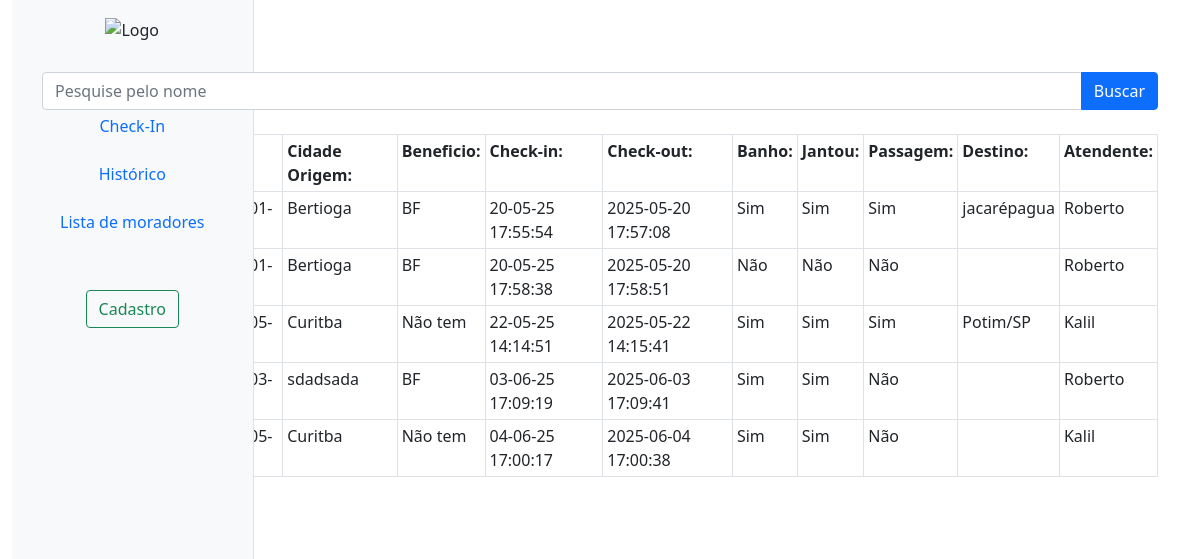
Screenshot of /checarlista.php with the database file from the repository.
### tables this page shows
CREATE TABLE hospedagens(
    id INTEGER PRIMARY KEY AUTOINCREMENT,
    morador_id INTEGER,
    data_checkin TEXT,
    data_checkout TEXT,
    jantou TEXT,
    banho TEXT,
    passagem TEXT,
    destino TEXT,
    atendente TEXT,
    FOREIGN KEY (morador_id) REFERENCES moradores(id)
    );

CREATE TABLE moradores(
    id INTEGER PRIMARY KEY AUTOINCREMENT,
    nome TEXT NOT NULL,
    data_nasc TEXT NOT NULL,
    rg TEXT NOT NULL,
    cpf TEXT NOT NULL,
    cidade_origem TEXT NOT NULL,
    beneficio TEXT NOT NULL
    );

### checarlista.php (the view, shortened to what this page needs)
<?php
require 'Formularios/processo.php';
$pesquisa = $_GET['nome'] ?? '';
if($pesquisa){
  $stmt = $db->prepare("SELECT h.id AS hospedagens, h.banho, h.jantou, h.passagem, h.destino, h.atendente,
m.id AS morador_id, m.nome, m.data_nasc, m.rg, m.cpf, m.cidade_origem, m.beneficio, h.data_checkin, h.data_checkout
FROM moradores m
JOIN hospedagens h on m.id = h.morador_id
WHERE h.data_checkout IS NOT NULL and m.nome LIKE ?");
  $stmt->execute(["%$pesquisa%"]);
}
else{
$stmt = $db->prepare("SELECT h.id AS hospedagens, h.banho, h.jantou, h.passagem, h.destino, h.atendente,
m.id AS morador_id, m.nome, m.data_nasc, m.rg, m.cpf, m.cidade_origem, m.beneficio, h.data_checkin, h.data_checkout
FROM moradores m
JOIN hospedagens h on m.id = h.morador_id
WHERE h.data_checkout IS NOT NULL");
$stmt->execute();
}
$moradores = $stmt->fetchAll(PDO::FETCH_ASSOC);
?>
<!DOCTYPE html>
<html lang="pt-br">
    <head>
        <link href="https://cdn.jsdelivr.net/npm/bootstrap@5.0.2/dist/css/bootstrap.min.css" rel="stylesheet">
    </head>
    <body>
      <div class="container-fluid">
    <nav class="col-md d-none d-md-block bg-light sidebar vh-100 position-fixed border-end">
      <div class="position-sticky pt-3">
        <ul class="nav flex-column text-center">
          <li class="mb-3">
            <img src="https://www.aparecida.sp.gov.br/img/logo_rodape.png" class="img-fluid px-3" alt="Logo">
          </li>
        <li class="nav-item"><a href="index.html" class="nav-link px-2 mb-2 text-secondary">Home</a></li>
          <li class="nav-item"><a href="lista.php" class="nav-link px-2 mb-2">Check-In</a></li>
          <li class="nav-item"><a href="checarlista.php" class="nav-link px-2 mb-2">Histórico</a></li>
          <li class="nav-item"><a href="fazcheckin.php" class="nav-link px-5 mb-5">Lista de moradores</a></li>
          <li class="nav-item"><a href="cadmorador.html" class="btn btn-outline-success mb-5">Cadastro</a></li>
        </ul>
      </div>
      </nav>
      <div>
        <div class="container pt-3">
        <h1>Histórico</h1>
        <form method="get" action="">
          <div class="input-group">
          <input type="text" class="form-control" placeholder="Pesquise pelo nome" name="nome" value=<?php echo htmlspecialchars($pesquisa);?>>
          <button class="btn btn-primary" type="submit">Buscar</button>
          </div>
        </form><br>
        <?php if (count($moradores) > 0): ?>
        <table class="table table-bordered table-sm table-responsive">
            <tr>
                <th>Nome:</th>
                <th>Data Nasc:</th>
                <th>Cidade Origem:</th>
                <th>Beneficio:</th>
                <th>Check-in:</th>
                <th>Check-out:</th>
                <th>Banho:</th>
                <th>Jantou:</th>
                <th>Passagem:</th>
                <th>Destino:</th>
                <th>Atendente:</th>
            </tr>
            <?php foreach ($moradores as $m): ?>
                <tr>
                <td><?php echo ($m['nome'])?></td>
                <td><?php echo ($m['data_nasc'])?></td>
                <td><?php echo ($m['cidade_origem'])?></td>
                <td><?php echo ($m['beneficio'])?></td>
                <td><?php echo ($m['data_checkin'])?></td>
                <td><?php echo ($m['data_checkout'])?></td>
                <td><?php echo ($m['banho'])?></td>
                <td><?php echo ($m['jantou'])?></td>
                <td><?php echo ($m['passagem'])?></td>
                <td><?php echo ($m['destino'])?></td>
                <td><?php echo ($m['atendente'])?></td>
                </tr>
            <?php endforeach; ?>
        </table>
        <button onclick="exportarTabelaExcel()" class="btn btn-primary">Exportar para excel</button>
        </div>
        </div>
        </div>
        <?php endif; ?>
    </body>
    </html>

### rows the page displays
hospedagens: morador.cidade_origem "Bertioga", morador.beneficio "BF", data_checkin "20-05-25 17:55:54", data_checkout "2025-05-20 17:57:08", banho "Sim", jantou "Sim", passagem "Sim", destino "jacarépagua", atendente "Roberto"
hospedagens: morador.cidade_origem "Bertioga", morador.beneficio "BF", data_checkin "20-05-25 17:58:38", data_checkout "2025-05-20 17:58:51", banho "Não", jantou "Não", passagem "Não", atendente "Roberto"
hospedagens: morador.cidade_origem "Curitba", morador.beneficio "Não tem", data_checkin "22-05-25 14:14:51", data_checkout "2025-05-22 14:15:41", banho "Sim", jantou "Sim", passagem "Sim", destino "Potim/SP", atendente "Kalil"
hospedagens: morador.cidade_origem "sdadsada", morador.beneficio "BF", data_checkin "03-06-25 17:09:19", data_checkout "2025-06-03 17:09:41", banho "Sim", jantou "Sim", passagem "Não", atendente "Roberto"
hospedagens: morador.cidade_origem "Curitba", morador.beneficio "Não tem", data_checkin "04-06-25 17:00:17", data_checkout "2025-06-04 17:00:38", banho "Sim", jantou "Sim", passagem "Não", atendente "Kalil"
